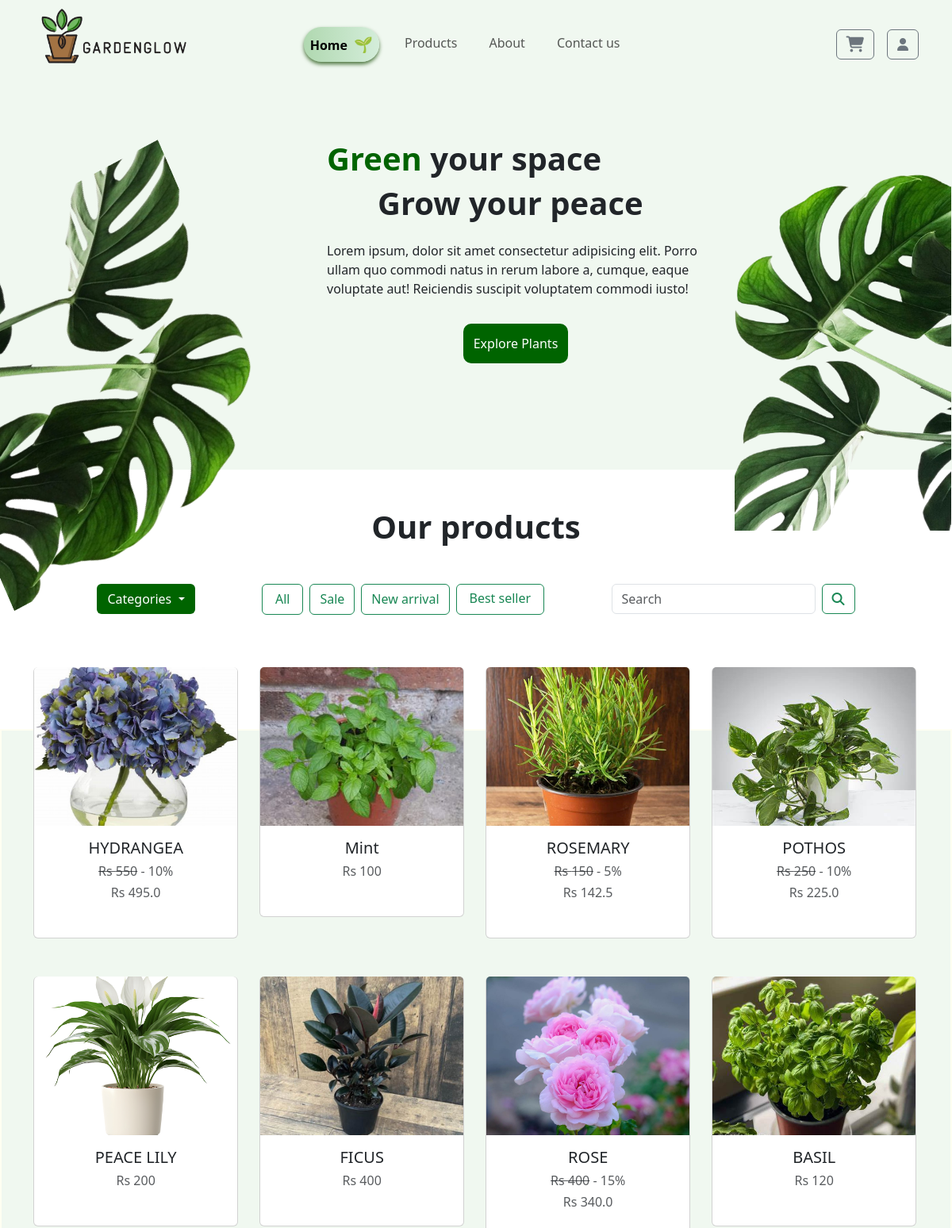
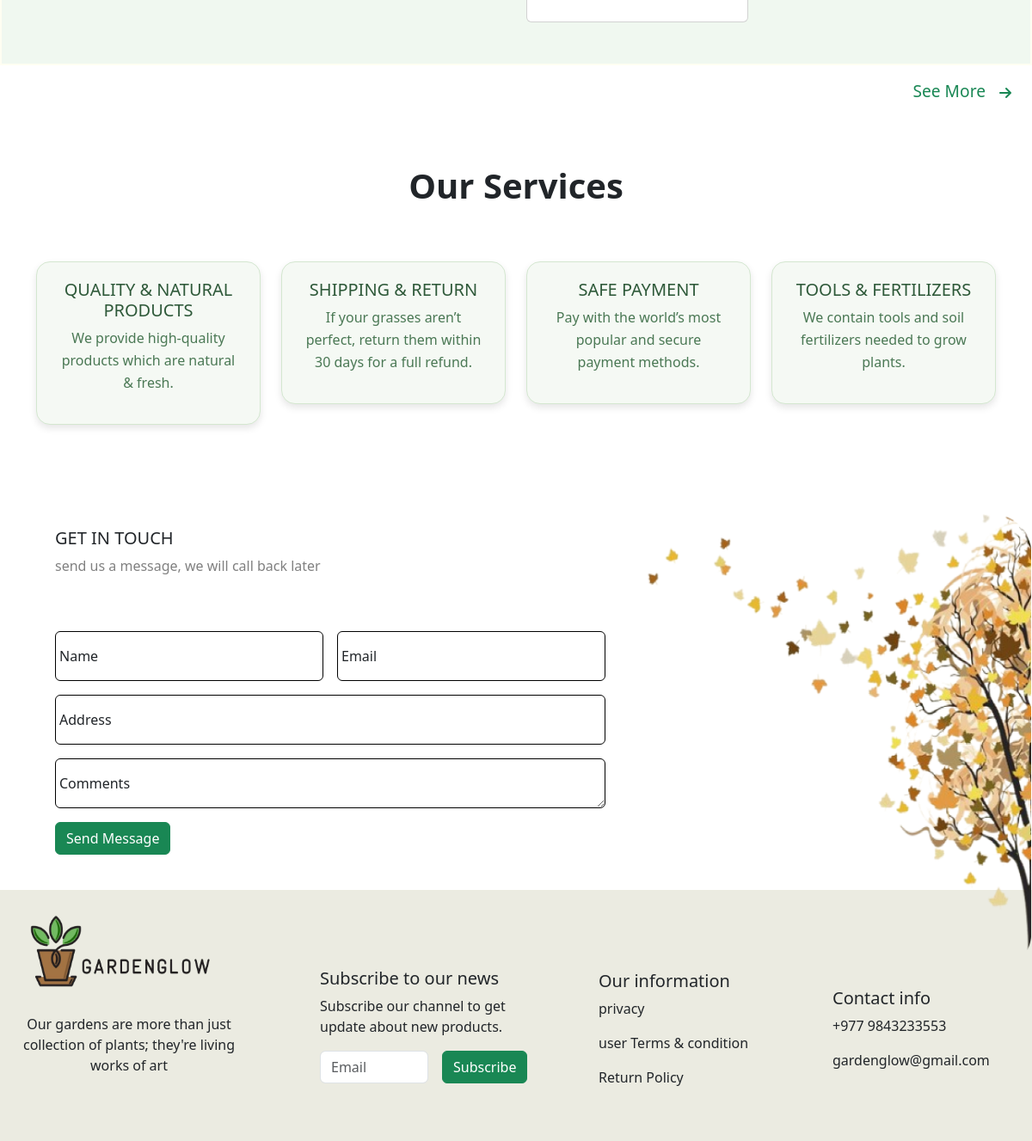
The page / on the database its author committed (2 pictures, top to bottom).
### products/models.py (models this page shows, shortened)
class Product(BaseModel):
    product_name = models.CharField(max_length=100)
    category = models.ManyToManyField(Category ,related_name="products")
    price = models.IntegerField()
    product_desription = models.TextField()
    slug = models.SlugField(unique=True  , null=True , blank=True)
    rating = models.DecimalField(max_digits=2, decimal_places=1, default=0.0)
    discount = models.IntegerField(default=0)
    def discounted_price(self):
        if not self.discount:  # Handles None or 0 cases
            return self.price
        return self.price - (self.price * self.discount / 100)

class ProductImage(BaseModel):
    product = models.ForeignKey(Product , on_delete=models.CASCADE , related_name="product_images")
    image =  models.ImageField(upload_to="product")

### home/views.py (the view)
# urls.py: path('' , index , name="index"),
def index(request):
    category_slug = request.GET.get('category')  # Get category slug from request
    filter_type = request.GET.get('filter')
    search_query = request.GET.get('search')
    products = Product.objects.all()
    if category_slug:
        products = products.filter(category__slug=category_slug)
    if filter_type == "sale":
         products = products.filter(discount__gt=0)
    elif filter_type == "new_arrival":
        products = products.filter(category__slug='new-arrival')
    elif filter_type == "best_seller":
        products = products.order_by('-rating')
    if search_query:
        products = products.filter(product_name__icontains=search_query)
    products = products.order_by('?')[:8]
    return render(request, "home/index.html", context={'products': products})

### templates/home/index.html
{% extends "base/base.html" %}
{% load static %}
{%  block start %}
<div class="page1">
    <div class="container-fluid nav-down">
      <div class="row">
        <div class="col-4 col-md-5 col-lg-4 d-none d-md-block">
          <img src="{% static 'images/left.png' %}" class="img-fluid left-leaf" alt="Responsive image">
        </div>
        <div
          class="col-12 col-sm-10 col-md-6 col-lg-5 d-flex flex-column justify-content-start align-items-center align-items-lg-start "
          style="margin: 4rem auto ;">
          <h1 class="page1-heading heading"><span style="color: darkgreen;">Green </span> your space</h1>
          <h1 class="page1-heading heading" style="margin-left: 4rem;">Grow your peace</h1>
          <p class="page1-paragraph paragraph" style="margin-top: 1rem;">Lorem ipsum, dolor sit amet consectetur
            adipisicing elit. Porro ullam quo commodi natus in rerum labore a, cumque, eaque voluptate aut! Reiciendis
            suscipit voluptatem commodi iusto!</p>
          <a href="/products/products" style="margin-left: auto; margin-right: auto;"><button class="button" style=" margin-top:1rem; margin-left: auto;margin-right: auto; ">Explore
            Plants</button></a>
        </div>
        <div class="col-3 d-none d-lg-flex justify-content-end align-items-center">
          <img src="{% static 'images/right.png' %}" class="img-fluid right-leaf" alt="Responsive image">
        </div>
      </div>
    </div>
  </div>
{% include 'product/products.html' %}
<a href="/products/products" class="text-decoration-none text-success d-flex justify-content-end me-4 align-items-start seemore mt-3">
  See More  <i class="fa-solid fa-arrow-right ms-3 mt-2" style="font-size: 1rem;"></i>
</a>
{% endblock %}

### templates/base/base.html (shortened to what this page needs)
{% load static %}
<!DOCTYPE HTML>
<html lang="en">
<head>
<link href="https://cdn.jsdelivr.net/npm/bootstrap@5.3.0/dist/css/bootstrap.min.css" rel="stylesheet">
<link rel="stylesheet" href="https://cdnjs.cloudflare.com/ajax/libs/font-awesome/6.4.2/css/all.min.css">
<link rel="stylesheet" href="{% static 'css/index.css' %}">
</head>
<body>
    <nav class="navbar navbar-expand-lg border-0">
        <div class="container">
            <a class="navbar-brand" href="#">
                <img src="{% static 'images/logo.png' %}" class="logo">
            </a>
            <div class="collapse navbar-collapse" id="navbarNav">
                <ul class="navbar-nav me-auto mb-2 mb-lg-0">
                    <li class="nav-item">
                        <a class="nav-link {% if request.path == '/' %}active {% endif %}" aria-current="page" href="/">Home</a>
                    </li>
                    <li class="nav-item">
                        <a class="nav-link {% if request.path == '/products/products/' %} active {% endif %}" href="{% url 'products' %}">Products</a>
                    </li>
                    <li class="nav-item">
                        <a class="nav-link {% if request.path == '/about/about/' %} active {% endif %}" href="{% url 'about' %}">About</a>
                    </li>
                    <li class="nav-item">
                        <a class="nav-link {% if request.path == '#contactus' %} active {% endif %}" href=" #contactus">Contact us</a>
                    </li>
                </ul>
                <div class="d-flex">
                    <div class="position-relative d-inline-block me-3">
                        <a href="{% url 'cart' %}" class="btn btn-outline-secondary">
                            <i class="fas fa-shopping-cart fa-lg"></i>
                        </a>
                    </div>
                    <a href="{% url 'profile' %}" class="btn btn-outline-secondary">
                        <i class="fas fa-user"></i>
                    </a>
                </div>
            </div>
        </div>
    </nav>
    {% block start %}
    {% endblock %}
  <div class="container py-4 page4">
    <h1 class="text-center mb-5 heading" >Our Services</h1>
    <div class="row justify-content-center g-4">
      <div class=" col-md-6 col-lg-3">
        <div class="service-card">
          <h5>QUALITY & NATURAL PRODUCTS</h5>
          <p>We provide high-quality products which are natural & fresh.</p>
        </div>
      </div>
      <div class="col-md-6 col-lg-3">
        <div class="service-card">
          <h5>SHIPPING & RETURN</h5>
          <p>If your grasses aren’t perfect, return them within 30 days for a full refund.</p>
        </div>
      </div>
      <div class="col-md-6 col-lg-3">
        <div class="service-card">
          <h5>SAFE PAYMENT</h5>
          <p>Pay with the world’s most popular and secure payment methods.</p>
        </div>
      </div>
      <div class="col-md-6 col-lg-3">
        <div class="service-card">
          <h5>TOOLS & FERTILIZERS</h5>
          <p>We contain tools and soil fertilizers needed to grow plants.</p>
        </div>
      </div>
    </div>
  </div>
  <div class="page5" id="contactus">
    <div class="container-fluid">
      <div class="row">
        <div class="col-11 col-lg-7" style="padding:1rem;">
          <h5>GET IN TOUCH</h5>
          <p style="color: grey;">send us a message, we will call back later</p>
          <form class="row g-3 needs-validation"
                method="post"
                action="{% url 'contact_us' %}">
            <div class="form-floating col-md-6" style="height:3rem;">
              <input type="text"
                     class="form-control"
                     id="inputName"
                     name="name"
                     placeholder="Name"
                     required
                     value="{{ old.name|default:'' }}">
              <label for="inputName">Name</label>
            </div>
            <div class="form-floating col-md-6">
              <input type="email"
                     class="form-control"
                     id="inputEmail4"
                     name="email"
                     placeholder="Email"
                     required
                     value="{{ old.email|default:'' }}">
              <label for="inputEmail4">Email</label>
            </div>
            <div class="form-floating col-12">
              <input type="text"
                     class="form-control"
                     id="inputAddress"
                     name="address"
                     placeholder="1234 Main St"
                     value="{{ old.address|default:'' }}">
              <label for="inputAddress">Address</label>
            </div>
            <div class="col-12 form-floating">
              <textarea class="form-control"
                        placeholder="Leave a comment here"
                        id="floatingTextarea"
                        name="comment"
                        required>{{ old.comment|default:'' }}</textarea>
              <label for="floatingTextarea">Comments</label>
            </div>
            <div class="col-12">
              <button type="submit"
                      class="btn btn-success"
                      name="submit">Send Message</button>
            </div>
          </form>
        </div>
        <div class="col-5 d-none d-lg-flex">
          <img src="{% static 'images/page5.png' %}"
               alt=".."
               class="img-fluid page5-img">
        </div>
      </div>
    </div>
  </div>
<footer>
    <div class="container-fluid">
      <div class="row">
        <div class=" col-6 col-lg-3 d-flex flex-column justify-content-center align-items-center me-lg-5 p-4 ">
          <img src="{% static 'images/logo.png' %}" alt="logo" class="logo" style="height: 120px;">
          <p class="text-center">Our gardens are more than just collection of plants; they're living works of art</p>
          <div class="medias">
            <a href="#"> </a>
            <a href="#"> </a>
            <a href="#"> </a>
          </div>
        </div>
        <div class="col-6 col-lg-3 d-flex flex-column justify-content-center mt-lg-4 me-lg-5 p-4" >
          <h5>Subscribe to our news</h5>
          <p>Subscribe our channel to get update about new products.</p>
           <div class="subscribe-btn d-flex">
            <input type="email" class="form-control" id="inputEmail4" placeholder="Email" required style="width: 50%; margin-right: 1rem;">
            <button type="submit" class="btn btn-success">Subscribe</button>
           </div>
        </div>
        <div class="col-6 col-lg-2 d-flex flex-column justify-content-center mt-lg-5 me-lg-5 p-4 p-lg-0">
          <h5>Our information</h5>
          <p>privacy</p>
          <p>user Terms & condition</p>
          <p>Return Policy</p>
        </div>
        <div class="col-6 col-lg-2 d-flex flex-column justify-content-center mt-lg-5 p-4">
            <h5>Contact info</h5>
            <p>+977 9843233553</p>
            <p>gardenglow@gmail.com</p>
        </div>
        </div>
      </div>
  </footer>
</body>
</html>

### templates/product/products.html (shortened to what this page needs)
<div class="page2 page3" >
    <h1 class="heading ">Our products</h1>
    <div class="my-5 container d-flex justify-content-evenly align-items-center">
      <div class="dropdown">
        <button class="btn btn-dropdown dropdown-toggle " type="button" data-bs-toggle="dropdown" aria-expanded="false">
          Categories
        </button>
      </div>
      <div class="center-btn d-none d-lg-flex">
        <a href="{% if products == 'index' %}{% url 'index' %}{% else %}{% url 'products' %}{% endif %}" class="btn btn-outline-success mx-1 all-btn">All</a>
        <a href="?filter=sale" class="btn btn-outline-success mx-1 sale-btn">Sale</a>
        <a href="?filter=new_arrival" class="btn btn-outline-success mx-1 new-arrival-btn">New arrival</a>
        <a href="?filter=best_seller" class="btn btn-outline-success mx-1 best-seller-btn">Best seller</a>
    </div>
      <form class="d-flex " role="search" method="GET" action="{% url 'index' %}">
        <input class="form-control me-2" type="search" name="search" placeholder="Search" aria-label="Search"
        value="{{ request.GET.search }}">
        <button class="btn btn-outline-success" type="submit">
          <i class="fas fa-search"></i>
        </button>
      </form>
    </div>
<div class="products-bg" >
    <div class="products container container-lg-fluid" >
      <div class="row products-row">
        {% for product in products %}
        <div class="col-6 col-md-4 col-lg-3 product-item">
          <div class="card">
            <img src="/media/{{product.product_images.first.image}}" class="card-img-top plants" alt="name">
            <div class="card-body text-center" style="padding: 0.5rem;">
              <h5 class="card-title" style="margin: 0.5rem 0;">{{product.product_name}}</h5>
              {% if product.discount > 0 %}
              <h6 class="card-subtitle mb-2 text-body-secondary" style="margin: 0.25rem 0;">
                  <del>Rs {{product.price }}</del> - {{product.discount }}%
              </h6>
              <h6 class="card-subtitle mb-2 text-body-secondary" style="margin: 0.25rem 0;">
                  Rs {{product.discounted_price }}
              </h6>
          {% else %}
              <h6 class="card-subtitle mb-2 text-body-secondary" style="margin: 0.25rem 0;">
                  Rs {{ product.price }}
              </h6>
          {% endif %}
            </div>
          </div>
        </div>
  {% endfor %}
</div>
</div>
      </div>
    </div>

### public/static/css/index.css (style rules this page uses)
* { margin: 0; padding: 0; box-sizing: border-box; }
:root { --bg-color: #fffef2fb; --second-bg-color: white; --text-color: #white; --secondary-text-color: black; --main-color:#F0F8F0; --button-color: #254211; --box-color: #4F7942; --footer-color:#a9a97e3b; }
.navbar { background-color: var(--main-color); position: sticky; top: 0; z-index: 2000; width: 100%; left: 0; height: 7rem; transition: 0.6s; }
.nav-link.active { color: #6a5acd; background: linear-gradient(to right, rgba(0, 128, 0, 0.267), #d4edda); font-weight: bold; border-radius: 30px; padding: 8px 15px; text-decoration: none; box-shadow: 0 3px 5px var(--box-color); transition: all 0.4s ease; }
.nav-link.active::after { content: '🌱'; display: inline-block; margin-left: 8px; font-size: 1.2rem; transition: transform 0.4s ease; }
.container { transition: 0.6s; }
.navbar-brand { transition: 0.6s; }
.logo { height: 100px; width: 100%; transition: 0.6s; }
.navbar-nav { margin-left: 5rem; }
.nav-item { padding-left: 1.5rem; transition: 0.6s; }
.page1 { background-color: var(--main-color); height: 30rem; }
.left-leaf { width: 100%; height: 600px; margin-left: -0.9rem; margin-top: 4rem; }
.heading { font-weight: 700; text-align: center; }
.button { border: none; background-color: darkgreen; color: white; padding: 0.8rem; border-radius: 10px; }
.right-leaf { width: 99%; height: 450px; margin-right: -0.7rem; }
.page2 { background-color: white; }
.page2 .heading { margin-top: 3rem; }
.btn-dropdown { background-color: darkgreen; color: white; }
.all-btn { padding: 0.4rem 1rem; }
.sale-btn .new-arrival-btn, .best-seller-btn { padding: 0.3rem 1rem; }
form .form-control { transition: box-shadow 0.3s ease; }
.products-bg { border: 2px solid var(--bg-color); margin-top: 9rem; background-color: var(--main-color); }
.products { margin-top: -7rem; padding-top: 2rem; max-height: 900px; overflow-y: auto; scroll-behavior: smooth; position: relative; }
.product-item { margin-bottom: 3rem; }
.card { width: 99%; border-top: none; }
.plants { height: 200px; object-fit: cover; }
.product-item .card { transition: transform 0.3s ease; }
.seemore { margin-top: -1rem; margin-bottom: 1rem; font-size: 1.2rem; }
.page4 { position: relative; margin-top: 3rem; }
.service-card { background-color: #f5f9f4; color: #2e5939; border-radius: 16px; text-align: center; padding: 20px 25px; width: 100%; max-width: 320px; margin: 1rem auto; border: 1px solid #d4e7d0; box-shadow: 0 4px 8px rgba(0, 0, 0, 0.1); transition: transform 0.3s ease, box-shadow 0.3s ease, border-color 0.3s ease; overflow: hidden; position: relative; }
.service-card::before { content: ''; position: absolute; top: 10px; left: 10px; width: 50px; height: 50px; opacity: 0.2; pointer-events: none; }
.service-card p { font-size: 1rem; line-height: 1.6; color: #4a7854; margin-bottom: 15px; }
.page5 { margin-top: 3rem; padding-left: 3rem; }
.page5 .row { margin-top: 2rem; padding-top: 1rem; }
.page5 input, .page5 textarea { border: 1px solid black; }
.page5-img { width: 100%; margin-left: 0.7rem; }
footer { background-color: var(--footer-color); }
#inputEmail4 { transition: box-shadow 0.3s ease; }
button { border: none; cursor: pointer; }
@media (min-width:992px) { footer { margin-top: -6rem; } }

### rows shown on the page
Product: product_images.first.image (picture), product_name "HYDRANGEA", price "550", discount "10", discounted_price "495.0"
Product: product_images.first.image (picture), product_name "Mint", price "100"
Product: product_images.first.image (picture), product_name "ROSEMARY", price "150", discount "5", discounted_price "142.5"
Product: product_images.first.image (picture), product_name "POTHOS", price "250", discount "10", discounted_price "225.0"
Product: product_images.first.image (picture), product_name "PEACE LILY", price "200"
Product: product_images.first.image (picture), product_name "FICUS", price "400"
Product: product_images.first.image (picture), product_name "ROSE", price "400", discount "15", discounted_price "340.0"
Product: product_images.first.image (picture), product_name "BASIL", price "120"
